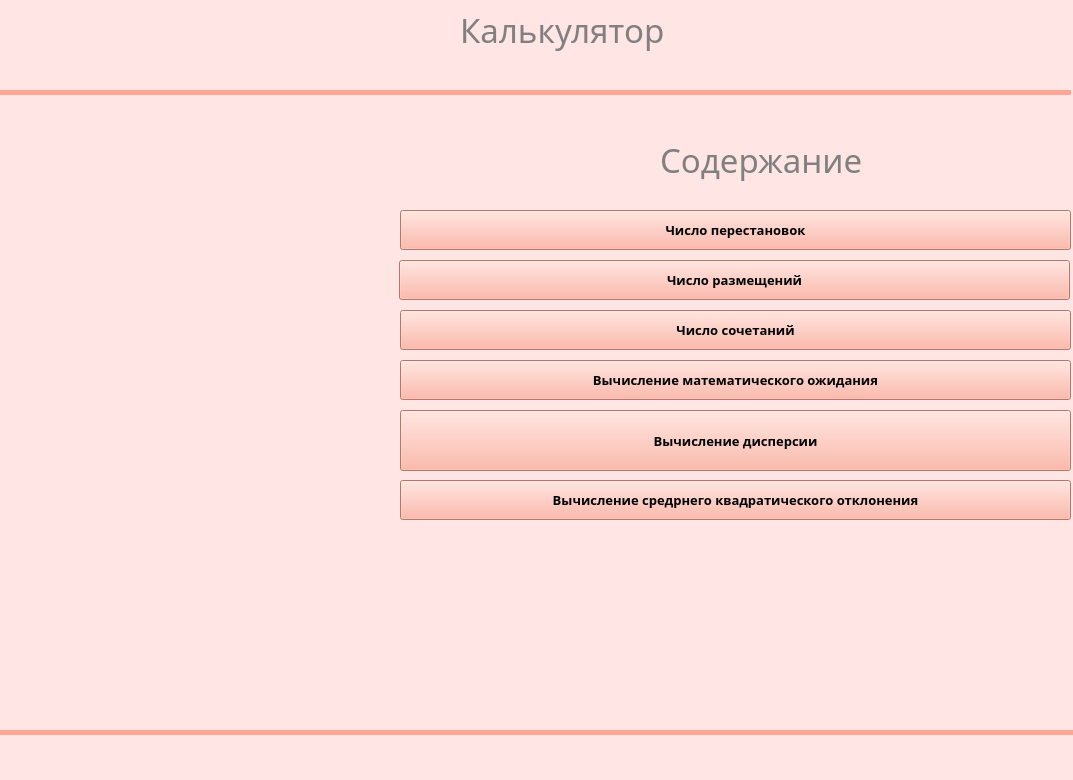
<?xml version="1.0" encoding="UTF-8"?>
<ui version="4.0">
 <class>MainWindow</class>
 <widget class="QMainWindow" name="MainWindow">
  <property name="geometry">
   <rect>
    <x>0</x>
    <y>0</y>
    <width>1073</width>
    <height>780</height>
   </rect>
  </property>
  <property name="windowTitle">
   <string>MainWindow</string>
  </property>
  <property name="styleSheet">
   <string notr="true">background-color: rgb(255, 229, 228);
</string>
  </property>
  <widget class="QWidget" name="centralwidget">
   <widget class="QPushButton" name="pushButton_6">
    <property name="geometry">
     <rect>
      <x>400</x>
      <y>480</y>
      <width>671</width>
      <height>40</height>
     </rect>
    </property>
    <property name="font">
     <font>
      <family>Segoe Script</family>
      <pointsize>10</pointsize>
      <weight>75</weight>
      <bold>true</bold>
     </font>
    </property>
    <property name="styleSheet">
     <string notr="true">background-color: rgb(170, 85, 255);
background-color: rgb(255, 166, 148);</string>
    </property>
    <property name="text">
     <string>Вычисление средрнего квадратического отклонения</string>
    </property>
   </widget>
   <widget class="QLabel" name="label_6">
    <property name="geometry">
     <rect>
      <x>660</x>
      <y>110</y>
      <width>250</width>
      <height>100</height>
     </rect>
    </property>
    <property name="font">
     <font>
      <family>Haettenschweiler</family>
      <pointsize>25</pointsize>
      <weight>50</weight>
      <italic>false</italic>
      <bold>false</bold>
     </font>
    </property>
    <property name="styleSheet">
     <string notr="true">color: grey
</string>
    </property>
    <property name="text">
     <string>Содержание</string>
    </property>
   </widget>
   <widget class="QLabel" name="label_3">
    <property name="geometry">
     <rect>
      <x>0</x>
      <y>-20</y>
      <width>491</width>
      <height>1001</height>
     </rect>
    </property>
    <property name="text">
     <string/>
    </property>
    <property name="pixmap">
     <pixmap>../../Downloads/pngwing.com (1).png</pixmap>
    </property>
   </widget>
   <widget class="QPushButton" name="pushButton">
    <property name="geometry">
     <rect>
      <x>400</x>
      <y>210</y>
      <width>671</width>
      <height>40</height>
     </rect>
    </property>
    <property name="font">
     <font>
      <family>Segoe Script</family>
      <pointsize>10</pointsize>
      <weight>75</weight>
      <bold>true</bold>
     </font>
    </property>
    <property name="styleSheet">
     <string notr="true">background-color: rgb(170, 85, 255);
background-color: rgb(255, 166, 148);</string>
    </property>
    <property name="text">
     <string>Число перестановок</string>
    </property>
   </widget>
   <widget class="QPushButton" name="pushButton_2">
    <property name="geometry">
     <rect>
      <x>399</x>
      <y>260</y>
      <width>671</width>
      <height>40</height>
     </rect>
    </property>
    <property name="font">
     <font>
      <family>Segoe Script</family>
      <pointsize>10</pointsize>
      <weight>75</weight>
      <bold>true</bold>
     </font>
    </property>
    <property name="styleSheet">
     <string notr="true">background-color: rgb(170, 85, 255);
background-color: rgb(255, 166, 148);</string>
    </property>
    <property name="text">
     <string>Число размещений</string>
    </property>
   </widget>
   <widget class="QLabel" name="label_2">
    <property name="geometry">
     <rect>
      <x>0</x>
      <y>90</y>
      <width>551</width>
      <height>371</height>
     </rect>
    </property>
    <property name="text">
     <string/>
    </property>
    <property name="pixmap">
     <pixmap>../../Downloads/pngwing.com (1).png</pixmap>
    </property>
   </widget>
   <widget class="QPushButton" name="pushButton_4">
    <property name="geometry">
     <rect>
      <x>400</x>
      <y>360</y>
      <width>671</width>
      <height>40</height>
     </rect>
    </property>
    <property name="font">
     <font>
      <family>Segoe Script</family>
      <pointsize>10</pointsize>
      <weight>75</weight>
      <bold>true</bold>
     </font>
    </property>
    <property name="styleSheet">
     <string notr="true">background-color: rgb(170, 85, 255);
background-color: rgb(255, 166, 148);</string>
    </property>
    <property name="text">
     <string>Вычисление математического ожидания</string>
    </property>
   </widget>
   <widget class="QLabel" name="label">
    <property name="geometry">
     <rect>
      <x>460</x>
      <y>-20</y>
      <width>250</width>
      <height>100</height>
     </rect>
    </property>
    <property name="font">
     <font>
      <family>Haettenschweiler</family>
      <pointsize>25</pointsize>
      <weight>50</weight>
      <italic>false</italic>
      <bold>false</bold>
     </font>
    </property>
    <property name="styleSheet">
     <string notr="true">color: grey

</string>
    </property>
    <property name="text">
     <string>Калькулятор</string>
    </property>
   </widget>
   <widget class="QPushButton" name="pushButton_5">
    <property name="geometry">
     <rect>
      <x>400</x>
      <y>410</y>
      <width>671</width>
      <height>61</height>
     </rect>
    </property>
    <property name="font">
     <font>
      <family>Segoe Script</family>
      <pointsize>10</pointsize>
      <weight>75</weight>
      <bold>true</bold>
     </font>
    </property>
    <property name="styleSheet">
     <string notr="true">background-color: rgb(170, 85, 255);
background-color: rgb(255, 166, 148);</string>
    </property>
    <property name="text">
     <string>Вычисление дисперсии</string>
    </property>
   </widget>
   <widget class="QLabel" name="label_4">
    <property name="geometry">
     <rect>
      <x>0</x>
      <y>90</y>
      <width>1071</width>
      <height>5</height>
     </rect>
    </property>
    <property name="styleSheet">
     <string notr="true">background-color: rgb(255, 166, 148);</string>
    </property>
    <property name="text">
     <string/>
    </property>
   </widget>
   <widget class="QPushButton" name="pushButton_3">
    <property name="geometry">
     <rect>
      <x>400</x>
      <y>310</y>
      <width>671</width>
      <height>40</height>
     </rect>
    </property>
    <property name="font">
     <font>
      <family>Segoe Script</family>
      <pointsize>10</pointsize>
      <weight>75</weight>
      <bold>true</bold>
     </font>
    </property>
    <property name="styleSheet">
     <string notr="true">background-color: rgb(170, 85, 255);
background-color: rgb(255, 166, 148);</string>
    </property>
    <property name="text">
     <string>Число сочетаний</string>
    </property>
   </widget>
   <widget class="QLabel" name="label_5">
    <property name="geometry">
     <rect>
      <x>0</x>
      <y>730</y>
      <width>1074</width>
      <height>5</height>
     </rect>
    </property>
    <property name="styleSheet">
     <string notr="true">background-color: rgb(255, 166, 148);</string>
    </property>
    <property name="text">
     <string/>
    </property>
   </widget>
   <zorder>label_3</zorder>
   <zorder>label_2</zorder>
   <zorder>pushButton_6</zorder>
   <zorder>label_6</zorder>
   <zorder>pushButton</zorder>
   <zorder>pushButton_2</zorder>
   <zorder>pushButton_4</zorder>
   <zorder>label</zorder>
   <zorder>pushButton_5</zorder>
   <zorder>label_4</zorder>
   <zorder>pushButton_3</zorder>
   <zorder>label_5</zorder>
  </widget>
  <widget class="QMenuBar" name="menubar">
   <property name="geometry">
    <rect>
     <x>0</x>
     <y>0</y>
     <width>1073</width>
     <height>26</height>
    </rect>
   </property>
  </widget>
  <widget class="QStatusBar" name="statusbar"/>
 </widget>
 <resources/>
 <connections/>
</ui>
